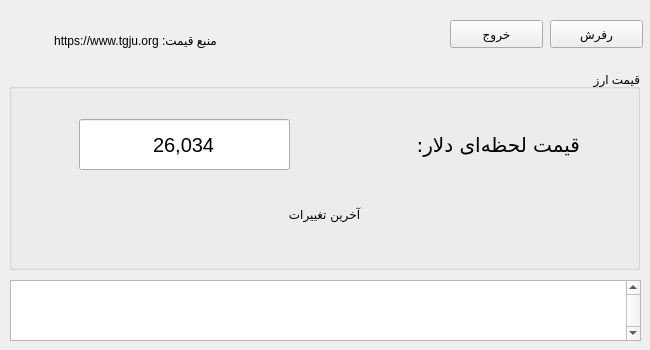
<?xml version="1.0" encoding="UTF-8"?>
<ui version="4.0">
 <class>MainWindow</class>
 <widget class="QMainWindow" name="MainWindow">
  <property name="geometry">
   <rect>
    <x>0</x>
    <y>0</y>
    <width>650</width>
    <height>350</height>
   </rect>
  </property>
  <property name="sizePolicy">
   <sizepolicy hsizetype="Fixed" vsizetype="Fixed">
    <horstretch>0</horstretch>
    <verstretch>0</verstretch>
   </sizepolicy>
  </property>
  <property name="font">
   <font>
    <kerning>true</kerning>
   </font>
  </property>
  <property name="windowTitle">
   <string>نمایشگر لحظه ای قیمت دلار</string>
  </property>
  <widget class="QWidget" name="centralwidget">
   <property name="sizePolicy">
    <sizepolicy hsizetype="Fixed" vsizetype="Fixed">
     <horstretch>0</horstretch>
     <verstretch>0</verstretch>
    </sizepolicy>
   </property>
   <widget class="QLabel" name="label">
    <property name="geometry">
     <rect>
      <x>30</x>
      <y>30</y>
      <width>211</width>
      <height>20</height>
     </rect>
    </property>
    <property name="text">
     <string>منبع قیمت: https://www.tgju.org</string>
    </property>
    <property name="alignment">
     <set>Qt::AlignCenter</set>
    </property>
   </widget>
   <widget class="QPushButton" name="refreshBtn">
    <property name="geometry">
     <rect>
      <x>550</x>
      <y>20</y>
      <width>93</width>
      <height>28</height>
     </rect>
    </property>
    <property name="text">
     <string>رفرش</string>
    </property>
   </widget>
   <widget class="QPushButton" name="exitBtn">
    <property name="geometry">
     <rect>
      <x>450</x>
      <y>20</y>
      <width>93</width>
      <height>28</height>
     </rect>
    </property>
    <property name="text">
     <string>خروج</string>
    </property>
   </widget>
   <widget class="QGroupBox" name="groupBox">
    <property name="geometry">
     <rect>
      <x>9</x>
      <y>69</y>
      <width>631</width>
      <height>201</height>
     </rect>
    </property>
    <property name="sizePolicy">
     <sizepolicy hsizetype="Fixed" vsizetype="Fixed">
      <horstretch>0</horstretch>
      <verstretch>0</verstretch>
     </sizepolicy>
    </property>
    <property name="title">
     <string>قیمت ارز</string>
    </property>
    <property name="alignment">
     <set>Qt::AlignRight|Qt::AlignTrailing|Qt::AlignVCenter</set>
    </property>
    <widget class="QLabel" name="label_2">
     <property name="geometry">
      <rect>
       <x>300</x>
       <y>50</y>
       <width>271</width>
       <height>51</height>
      </rect>
     </property>
     <property name="font">
      <font>
       <family>Cascadia Code Light</family>
       <pointsize>15</pointsize>
      </font>
     </property>
     <property name="text">
      <string>قیمت لحظه‌ای دلار:</string>
     </property>
    </widget>
    <widget class="QLabel" name="last_change">
     <property name="geometry">
      <rect>
       <x>180</x>
       <y>130</y>
       <width>271</width>
       <height>31</height>
      </rect>
     </property>
     <property name="font">
      <font>
       <family>Yu Gothic UI</family>
       <pointsize>9</pointsize>
      </font>
     </property>
     <property name="text">
      <string>آخرین تغییرات</string>
     </property>
     <property name="textFormat">
      <enum>Qt::PlainText</enum>
     </property>
     <property name="alignment">
      <set>Qt::AlignCenter</set>
     </property>
    </widget>
    <widget class="QLineEdit" name="price">
     <property name="geometry">
      <rect>
       <x>70</x>
       <y>50</y>
       <width>211</width>
       <height>51</height>
      </rect>
     </property>
     <property name="font">
      <font>
       <pointsize>15</pointsize>
      </font>
     </property>
     <property name="layoutDirection">
      <enum>Qt::LeftToRight</enum>
     </property>
     <property name="text">
      <string>26,034</string>
     </property>
     <property name="alignment">
      <set>Qt::AlignCenter</set>
     </property>
     <property name="readOnly">
      <bool>true</bool>
     </property>
    </widget>
   </widget>
   <widget class="QPlainTextEdit" name="log">
    <property name="geometry">
     <rect>
      <x>10</x>
      <y>280</y>
      <width>631</width>
      <height>61</height>
     </rect>
    </property>
    <property name="verticalScrollBarPolicy">
     <enum>Qt::ScrollBarAlwaysOn</enum>
    </property>
    <property name="sizeAdjustPolicy">
     <enum>QAbstractScrollArea::AdjustToContents</enum>
    </property>
    <property name="undoRedoEnabled">
     <bool>false</bool>
    </property>
    <property name="readOnly">
     <bool>true</bool>
    </property>
   </widget>
  </widget>
 </widget>
 <resources/>
 <connections/>
</ui>
